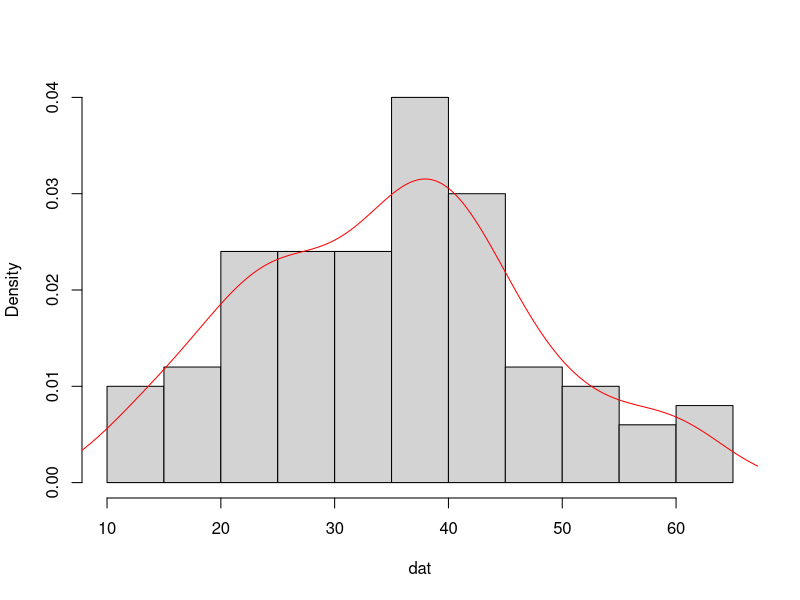
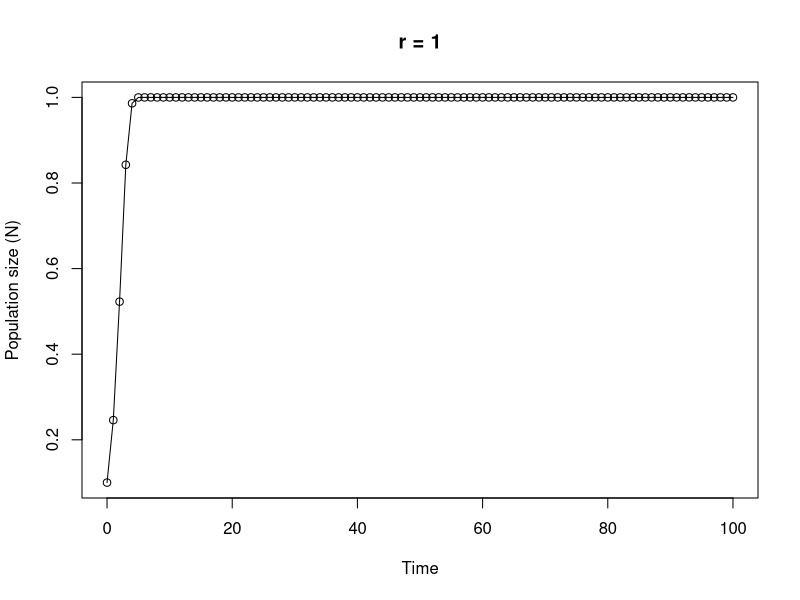

R code for these plots, in order:
## ----Q1, results = 'asis'------------------------------------------------------------------------------------------------------------

# area of a circle
# the equation to calculate the area of a circle is pi * radius^2

circle.area <- function(d){ 
	pi * (d/2)^2
}

# to use your new function

circle.area(10)
# [1] 78.53982

# to test on a vector of diameters
# first create a vector with diameters ranging from 0 to 50 in steps of 10

cir.diam <- seq(from = 0, to = 50, by = 10)

# test your function

circle.area(cir.diam)
# [1]    0.00000   78.53982  314.15927  706.85835 1256.63706 1963.49541


## ----Q2, tidy = TRUE-----------------------------------------------------------------------------------------------------------------

far.cent <- function(a){
	val <- (a-32)*5/9
	print(paste("Fahrenheit: ", round(a, digits = 3), "oF",sep = " "), quote = FALSE)# round 3dp
	print(paste("Centigrade: ", round(val, digits = 3), "oC", sep = " "), quote = FALSE)# round 3dp
}

# alternative Fahrenheit to centigrade using cat function

far.cent2 <- function(a){
	val <- (a - 32) * 5/9	#calculation
	cat("Fahrenheit: ", round(a, digits = 3), "oF", "\n")   # use cat function
	cat("Centigrade: ", round(val, digits = 3), "oC", "\n")   
}



## ----Q3------------------------------------------------------------------------------------------------------------------------------

# Create a vector of normally distributed data
# length 100, mean 35 and standard deviation of 29

vals <- rnorm(100, 35, 15)	# create some norm dist data mean 35, sd = 15

summary.fun <- function(dat){
	mymean <- round(mean(dat), digits = 4)      	# calc mean
	mymedian <- round(median(dat), digits = 4)    # calc median
	mymin <- round(min(dat), digits = 4)          # calc min
	mymax <- round(max(dat), digits = 4)          # calc max
	print(paste("mean:", mymean, sep = " "), quote = FALSE)     # print mean
	print(paste("median:", mymedian, sep = " "), quote = FALSE)     # print median
	print(paste("range:", "from:", mymin, "to", mymax, sep = " "), quote = FALSE) 
	dens <- density(dat)                          # estimate density curve
	hist(dat, main = "",type = "l",freq = FALSE)  # plot histogram
	lines(dens, lty = 1, col = "red")             # plot density curve
}

# use the function
summary.fun(vals)


## ----Q4------------------------------------------------------------------------------------------------------------------------------

# calculate a median

ourmedian <- function(x){
	n <- length(x)
	if (n %% 2 == 1)      # odd numbers
	  sort(x)[(n + 1)/2]  # find the middle number by adding 1 to length and div 2
	else {                # even numbers
	  middletwo <- sort(x)[(n/2) + 0:1]   #find the two middle numbers
	  mean(middletwo)
	  }
}

# use the function
mydat <- sample(1:50, size = 10, replace = TRUE )

# our function
ourmedian(mydat)

# R median function
median(mydat)


## ----Q5, tidy = TRUE-----------------------------------------------------------------------------------------------------------------

# function to simulate Ricker model

Ricker.model <- function(nzero, r, time, K=1){     # sets initial parameters
  N <- numeric(time + 1)    # creates a real vector of length time+1 to store values of Nt+1
  N[1] <- nzero             # sets initial population size in first element of N
  for (i in 1:time) {				# loops over time
      N[i+1] <- N[i]*exp(r*(1 - N[i]/K))    
  }
  Time <- 0:time   					 # creates vector for x axis
  plot(Time, N, type = "o", xlim = c(0, time), xlab = "Time", ylab = "Population size (N)", main = paste("r =", r, sep=" "))   # plots     output
}

# To run
# play around with the different parameters, especially r
Ricker.model(nzero=0.1,r=1,time=100)


